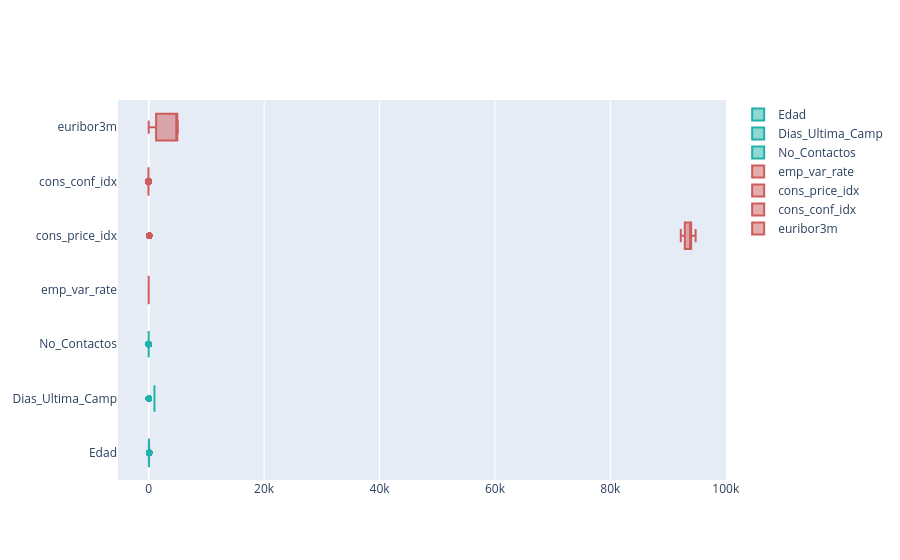

Notebook code for this chart:
### Code cell
fig = go.Figure()

fig.add_trace(go.Box(x=df_train['Edad'], name='Edad',
                marker_color = 'lightseagreen'))
fig.add_trace(go.Box(x=df_train['Dias_Ultima_Camp'], name='Dias_Ultima_Camp',
                marker_color = 'lightseagreen'))
fig.add_trace(go.Box(x=df_train['No_Contactos'], name='No_Contactos',
                marker_color = 'lightseagreen'))
fig.add_trace(go.Box(x=df_train['emp_var_rate'], name='emp_var_rate',
                marker_color = 'indianred'))
fig.add_trace(go.Box(x=df_train['cons_price_idx'], name='cons_price_idx',
                marker_color = 'indianred'))
fig.add_trace(go.Box(x=df_train['cons_conf_idx'], name='cons_conf_idx',
                marker_color = 'indianred'))
fig.add_trace(go.Box(x=df_train['euribor3m'], name='euribor3m',
                marker_color = 'indianred'))

fig.show()

### Figure 1 — Plotly figure (JSON) as saved in the notebook; plotly's stock layout.template omitted (floating-point values rounded to 4 significant figures; data arrays with more than 128 entries replaced by an {"elided": "..."} marker saying what was removed)
{"data": [{"marker": {"color": "lightseagreen"}, "name": "Edad", "type": "box", "x": {"elided": "23099 int values"}}, {"marker": {"color": "lightseagreen"}, "name": "Dias_Ultima_Camp", "type": "box", "x": {"elided": "23099 int values"}}, {"marker": {"color": "lightseagreen"}, "name": "No_Contactos", "type": "box", "x": {"elided": "23099 int values"}}, {"marker": {"color": "indianred"}, "name": "emp_var_rate", "type": "box", "x": {"elided": "23099 float values"}}, {"marker": {"color": "indianred"}, "name": "cons_price_idx", "type": "box", "x": {"elided": "23099 float values"}}, {"marker": {"color": "indianred"}, "name": "cons_conf_idx", "type": "box", "x": {"elided": "23099 float values"}}, {"marker": {"color": "indianred"}, "name": "euribor3m", "type": "box", "x": {"elided": "23099 float values"}}], "layout": {}}
